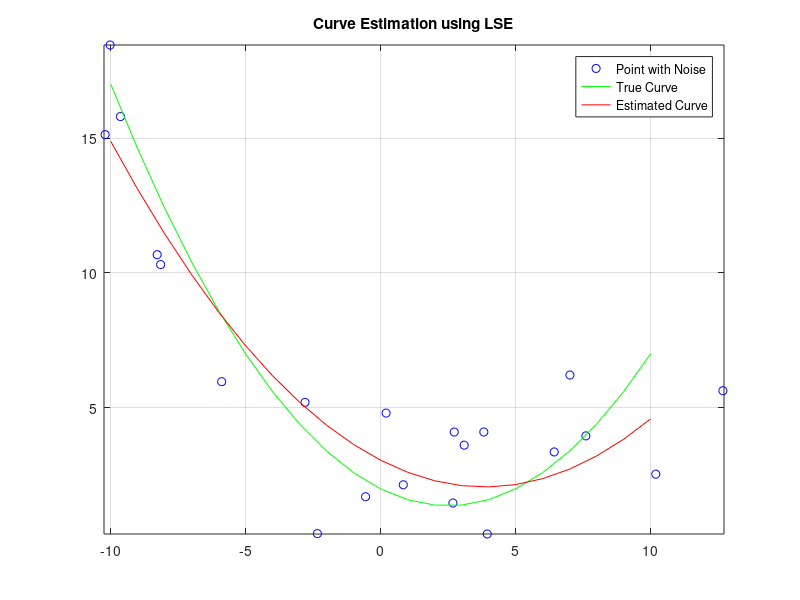

Recreate this plot in MATLAB.
clc; close all; clear;

% Noise level
scale = 2;

% Curve Parameters (y=ax^2+bx+c)
a = 0.1; b = -0.5; c = 2;

% Points on the Curve
x = (-10:1:10)';
y = a*x.^2 + b*x + c;

% Noise addition
xn = x + randn(size(x))*scale;
yn = y + randn(size(y))*scale;

% Line Estimation using LSM
X = [xn.^2 xn ones(size(xn))];
p = inv(X'*X)*X'*yn;

% Plot
figure; plot(xn,yn,'bo'); axis equal; grid on; hold on;
plot(x, y, 'g-');
plot(x, p(1)*x.^2+p(2)*x + p(3), 'r-'); hold off;
legend('Point with Noise', 'True Curve', 'Estimated Curve');
title('Curve Estimation using LSE')
